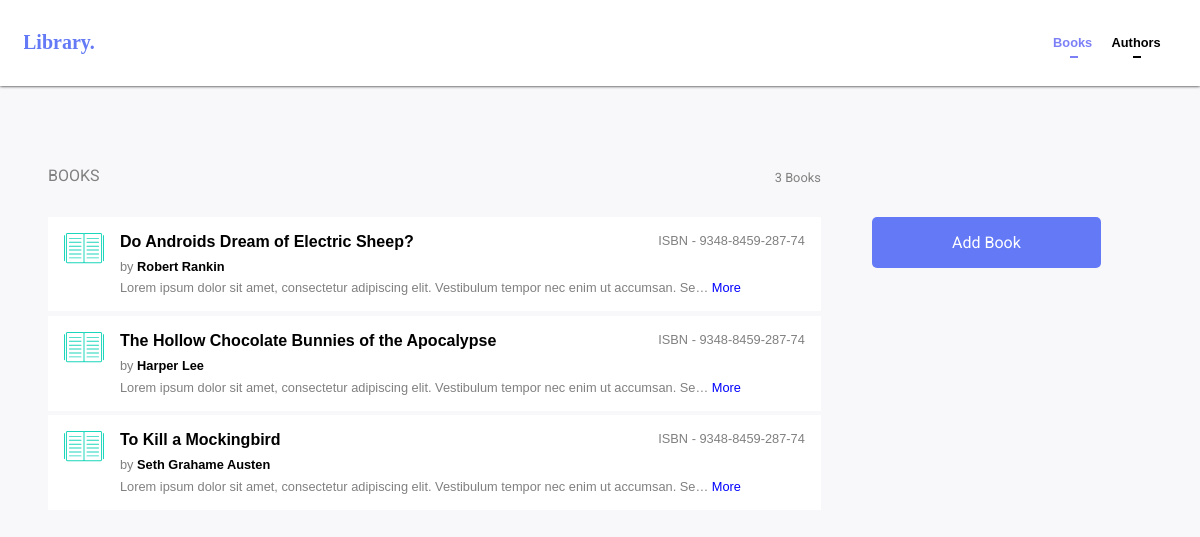
Before: / with the older database file.
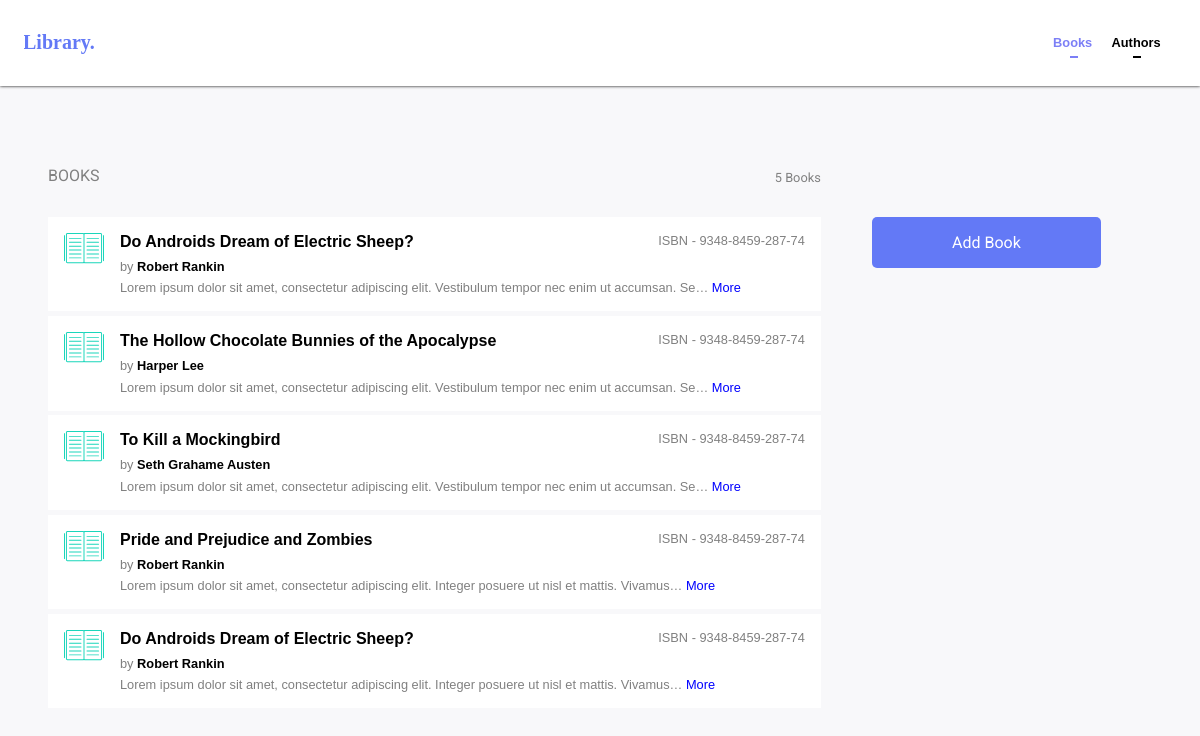
After: the same page with the newer database file.
### library/models.py (models this page shows, shortened)
class Book(models.Model):
    name = models.CharField(max_length=100)
    author = models.ForeignKey(Author)
    isbn = models.CharField(max_length=10)
    description = models.CharField(max_length=3000)

class Author(models.Model):
    name = models.CharField(max_length=100)
    country = models.CharField(max_length=50)
    age = models.CharField(max_length=2)
    gender = models.CharField(max_length=6)
    year = models.DateField
    description = models.CharField(max_length=500)

### library/views.py (the view, shortened to what this page needs)
# urls.py: url(r'^$', views.index, name="index"),
def index(request):
    all_books = models.Book.objects.all()
    all_author = models.Author.objects.all()
    context = {
        'books' : all_books,
        'authors' : all_author
    }
    return render(request , 'library/index.html' , context=context)

### templates/library/index.html (shortened to what this page needs)
{% extends "library/base.html" %}
{% load static %}
{% block link %}
    <link rel="stylesheet" href="{% static 'Library/css/library.css' %}">
{% endblock %}
{% block active_Books %}
    active
{% endblock %}
{% block body %}
    <div class="container">
        <div class="book_list">
            <div class="topbar">
                BOOKS <span>{{ books.count }} Books</span>
            </div>
            <div class="books">
                {% for book in books %}
                <div class="list" onclick="window.location='{% url 'single_book' book.id %}'">
                    <div class="img">
                        <img src="{% static 'Library/Img/book_icon.svg' %}" alt="">
                    </div>
                    <div class="info">
                        <div class="first-row">
                            {{ book.name }} <span>ISBN - {{ book.isbn }}</span>
                        </div>
                        <div class="second-row">
                            by <span>{{ book.author.name }}</span>
                        </div>
                        <div class="third-row">
                            {{ book.description|truncatechars:100  }} <span>More</span>
                        </div>
                    </div>
                </div>
                {% endfor %}
            </div>
        </div>
        <div class="addBook">
            <a href="#openModal">Add Book</a>
        </div>
    </div>
{% endblock %}

### templates/library/base.html (shortened to what this page needs)
{% load static %}
<!DOCTYPE html>
<html lang="en">
<head>
    <link rel="stylesheet" href="{% static 'Library/css/base.css' %}">
    {% block link %}{% endblock %}
</head>
<body>
    <div class="navBar">
        <div class="title">
            <img onclick="window.location = '{% url 'index' %}'" src="{% static 'Library/Img/library_logo.svg' %}" alt="">
        </div>
        <div class="right-menu">
            <span onclick="window.location = '{% url 'index' %}'" class="option {% block active_Books %}{% endblock %}">Bo<span>o</span>ks</span>
            <span onclick="window.location = '{% url 'author' %}'" class="option {% block active_Authors %}{% endblock %}"}>Aut<span>h</span>ors</span>
        </div>
    </div>
    {% block body %}
    {% endblock %}
</body>
</html>

### library/Static/Library/css/base.css (style rules this page uses)
body { margin: 0; height: 100vh; background-color: #f8f8fa; font-family: 'Roboto', sans-serif; }
.navBar { background: white; box-shadow: 0 0 3px black; padding: 1.5em; }
.right-menu { right: 0; float: right; padding-top: 0.5em; }
.right-menu span { cursor: pointer; }
.title { width: 50vw; display: inline; font-weight: bolder; font-size: 2em; cursor: pointer; }
.option { margin-right: 1.2em; font-weight: bold; font-family: sans-serif; font-size: 0.8em; }
.option span { border-bottom: 2px solid; padding-bottom: 0.5em; }
.active { color: #7c7ff6; }

### library/Static/Library/css/library.css (style rules this page uses)
.container { width: inherit; height: inherit; }
.book_list { width: 70%; display: inline-block; }
.books { cursor: pointer; }
.container { padding: 3em; }
.topbar { position: relative; color: gray; padding: 2em 0; }
.topbar span { right: 0; position: absolute; font-size: 0.8em; bottom: 39%; }
.img { float: left; }
.first-row { position: relative; font-weight: bold; padding-bottom: 0.5em; font-family: sans-serif; }
.first-row span { position: absolute; right: 0; font-weight: 100; font-size: 0.8em; color: gray; }
.second-row { font-family: sans-serif; font-size: 0.8em; color: gray; padding-bottom: 0.5em; }
.second-row span { font-weight: bold; color: black; }
.third-row { font-family: sans-serif; font-size: 0.8em; color: gray; }
.third-row span { color: Blue; }
.info { padding: 0 0 0 3.5em; }
.addBook { width: 30%; float: right; text-align: center; margin-top: 6.2em; }
.addBook a { padding: 1em 5em; border-radius: 5px; outline: none; border: none; background-color: #6379f6; color:white; text-decoration: none; }
.list { padding:1em 1em; background-color: white; margin-bottom: 0.3em; transition: 0.35s ease-in-out; }

Changed rows visible on the page:
added Book: name "Pride and Prejudice and Zombies", isbn "9348-8459-287-74", author.name "Robert Rankin", description "Lorem ipsum dolor sit amet, consectetur adipiscing elit. Integer posuere ut nisl et mattis. Vivamus…"
added Book: name "Do Androids Dream of Electric Sheep?", isbn "9348-8459-287-74", author.name "Robert Rankin", description "Lorem ipsum dolor sit amet, consectetur adipiscing elit. Integer posuere ut nisl et mattis. Vivamus…"
Other visible differences:
{{ books.count }}: "3" → "5"
